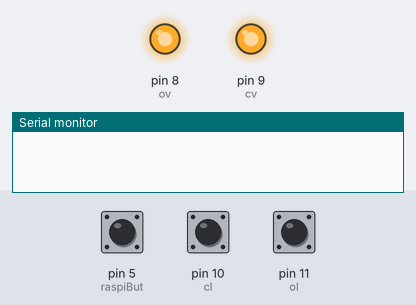
A sketch run on a simulated Arduino Uno, built with avr-gcc and run on an emulated ATmega328P. Parts: output pins drawn as LEDs (lit = HIGH), the last lines printed to the serial monitor. The inputs (shaded band) are chosen by the test bench; at power-on: pin 5 (raspiBut) HIGH, pin 10 (cl) HIGH, pin 11 (ol) HIGH.

Above: at 5.2 s.
5.3 s: pin 5 (raspiBut) pulled LOW for 0.15 s
At 6.2 s:
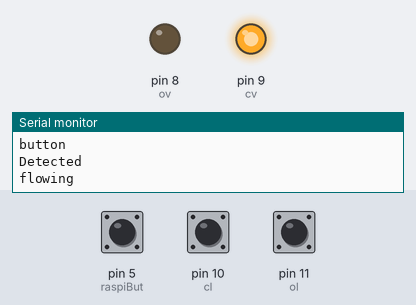
7.2 s: pin 10 (cl) pulled LOW for 0.15 s
At 15.8 s:
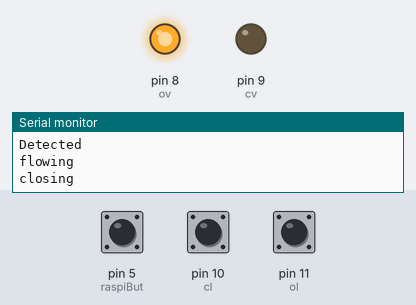
Timing chart, 0 to 16.7 s (numbered marks = the images above; inputs shaded):
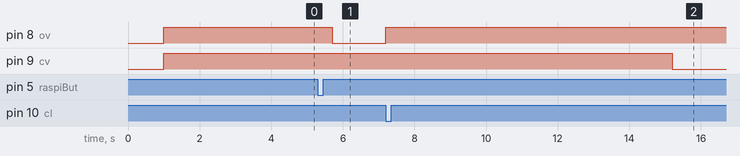

The sketch:

rice_vending_linear.ino
```cpp
int ov = 8; //negative motor terminal
int gateT = 2000;
int flowT = 20000;
int cv = 9; //positive motor terminal
int ol = 11; // opening limit button;
int cl = 10; //closing limit button;
boolean os =false; // opened stop now
boolean cs =false; //closed stop now
boolean flowing =false; //flowing
boolean ok = false;
int raspiBut = 5;  //raspi button
enum {OPEN, CLOSED, OPENING, CLOSING, UNKNOWN};
byte get_roof_status()
{
    if (digitalRead(cl) == LOW) return CLOSED;
    else if (digitalRead(ol) == LOW) return OPEN; // Fixed typo
    else if (digitalRead(raspiBut) == HIGH) return UNKNOWN;
//    else if (digitalRead(cv) == LOW) return CLOSING;
    return UNKNOWN;
}


void close_roof() {
//    digitalWrite(alarm, HIGH);
//    digitalWrite(enable_motor, HIGH);
    digitalWrite(cv, LOW);
    digitalWrite(ov, HIGH);
    // Loop until roof is open
    while (OPEN != get_roof_status()) /* NULL */;
    stop();
}
void open_roof() {
//    digitalWrite(alarm, HIGH);
//    digitalWrite(enable_motor, HIGH);
    digitalWrite(ov, LOW);
    digitalWrite(cv, HIGH);
    // Loop until roof is closed
    while (CLOSED != get_roof_status()) /* NULL */;
    stop();
}
void stop() {
//    digitalWrite(alarm, LOW);
//    digitalWrite(enable_motor, LOW);
    digitalWrite(ov, HIGH);
    digitalWrite(cv, HIGH);
}

void setup() {
  Serial.begin(9600);
pinMode(ov, OUTPUT);
pinMode(cv, OUTPUT);
pinMode(ol, INPUT_PULLUP);
pinMode(cl, INPUT_PULLUP);
pinMode(raspiBut, INPUT_PULLUP);
delay(1000);
stop();
delay(3000);
}

void loop() {
  if(digitalRead(raspiBut) == LOW) {
       Serial.println("button");

   ok = true;
       delay(200);
  }
  if ( ok == true) {
    Serial.println("Detected");
    flowing = true;
  }
   if(flowing == true){
    delay(200);
    Serial.println("flowing");
      open_roof();
delay(8000);

    Serial.println("closing");
      close_roof();
      Serial.println("closed");
      ok = false;
      flowing = false;
          delay(200);
   }
  delay(100);


}
```

Measured:
- after the input at 5.3 s, pin 8 (ov): HIGH → LOW after 0.40 s
- after the input at 7.2 s, pin 8 (ov): LOW → HIGH at once; pin 9 (cv): HIGH → LOW after 8.0 s
